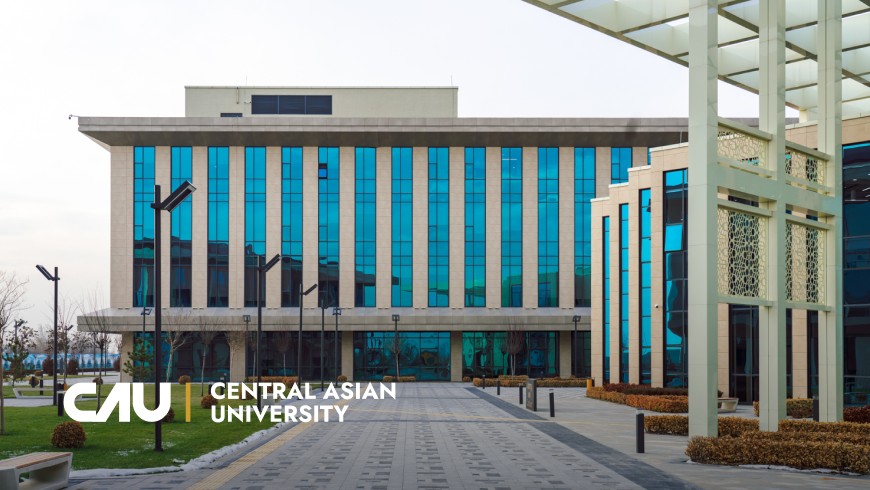
#> input picture Week 2/CAU.png, 870 x 490 px
$ jupyter execute Lab2.ipynb
#> lines starting #> are read from the running program, lines starting #| are printed output that depends on the picture
# Step 1

[cell 1]
import cv2
import matplotlib.pyplot as plt

[cell 2]
image = cv2.imread('CAU.png')
#> image is the input picture: shape (490, 870, 3); mean B, G, R 147.5, 149.8, 137.1
image_RGB = cv2.cvtColor(image, cv2.COLOR_BGR2RGB)

[cell 3]
subtracted_image = cv2.subtract(image_RGB, 100)
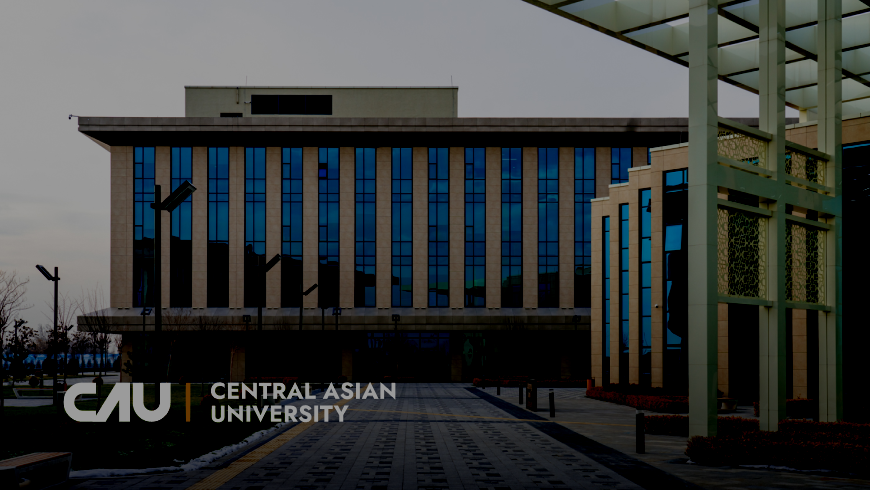
#> subtracted_image: shape (490, 870, 3); mean R, G, B 57.7, 60.8, 60.1

[cell 4]
plt.subplot(1, 2, 1)
plt.imshow(image_RGB)
plt.title('Original Image')
plt.axis('off')

[cell 5]
plt.subplot(1, 2, 2)
plt.imshow(subtracted_image)
plt.title('Subtracted Image (-100)')
plt.axis('off')
plt.show()

# Step 2

[cell 6]
import cv2
import matplotlib.pyplot as plt

[cell 7]
image = cv2.imread('CAU.png')
image_RGB = cv2.cvtColor(image, cv2.COLOR_BGR2RGB)
added_image = cv2.add(image_RGB, 100)
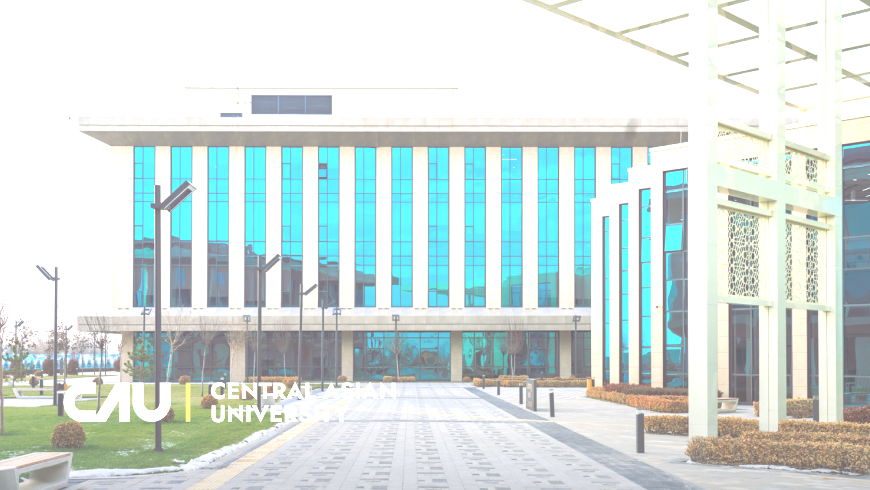
#> added_image: shape (490, 870, 3); mean R, G, B 210.3, 223.5, 221.2

[cell 8]
plt.subplot(1, 2, 1)
plt.imshow(image_RGB)
plt.title('Original Image')
plt.axis('off')

[cell 9]
plt.subplot(1, 2, 2)
plt.imshow(added_image)
plt.title('Added Image (100)')
plt.axis('off')
plt.show()

# Step 3

[cell 10]
import cv2
import matplotlib.pyplot as plt

[cell 11]
image = cv2.imread('CAU.png')
image_RGB = cv2.cvtColor(image, cv2.COLOR_BGR2RGB)
multiplied_image = cv2.multiply(image_RGB, 2)
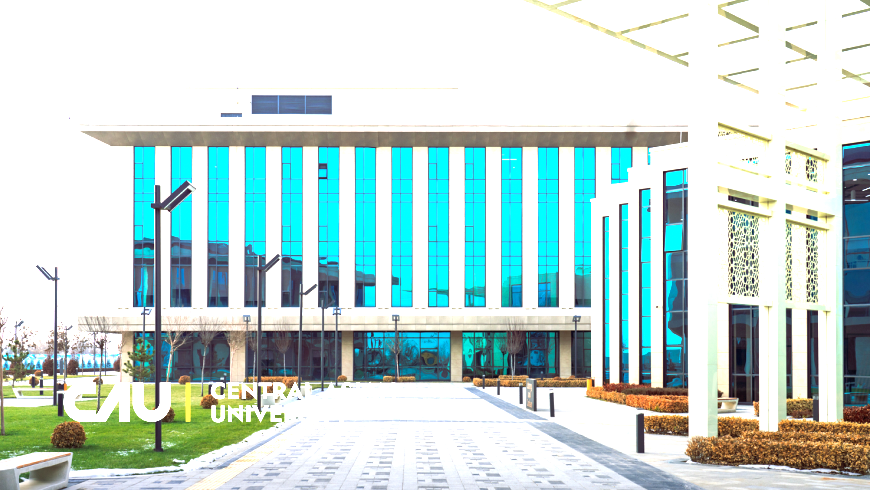
#> multiplied_image: shape (490, 870, 3); mean R, G, B 192.7, 216, 212.5

[cell 12]
plt.subplot(1, 2, 1)
plt.imshow(image_RGB)
plt.title('Original Image')
plt.axis('off')

[cell 13]
plt.subplot(1, 2, 2)
plt.imshow(multiplied_image)
plt.title('Multiplied Image 2')
plt.axis('off')
plt.show()

# Step 4

[cell 14]
import cv2
import matplotlib.pyplot as plt

[cell 15]
image = cv2.imread('CAU.png')
image_RGB = cv2.cvtColor(image, cv2.COLOR_BGR2RGB)
multiplied_image = cv2.divide(image_RGB, 2)
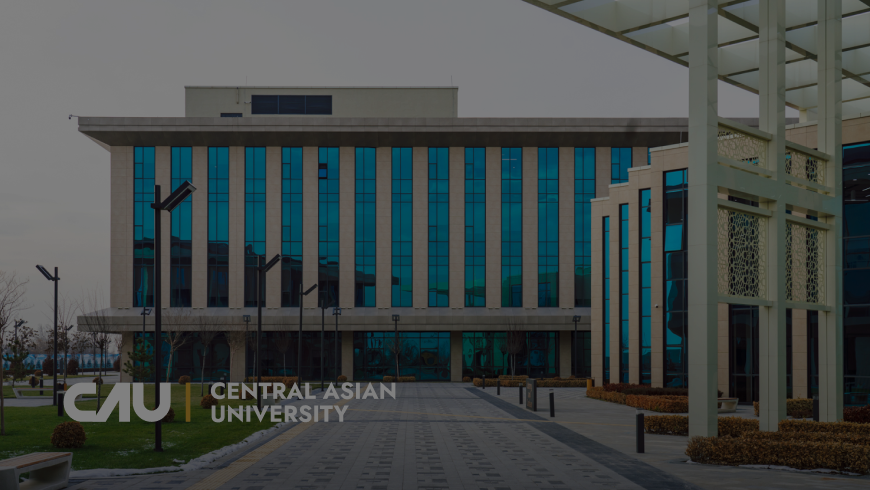
#> multiplied_image: shape (490, 870, 3); mean R, G, B 68.5, 74.9, 73.7
